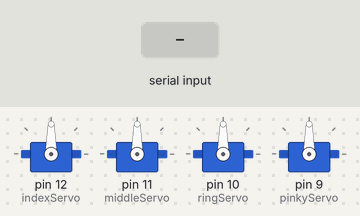
Recording of a sketch running on a simulated Arduino Uno, built with avr-gcc and run on an emulated ATmega328P. Shown: 4 × servo. Inputs (shaded band) come from the test bench.

Above: at 1.2 s.
1.3 s: "<i,45>" received over Serial
At 1.9 s:
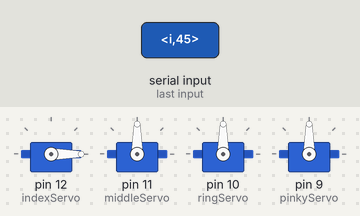
2.8 s: "<m,45>" received over Serial
At 4.0 s:
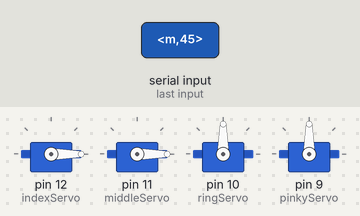
4.3 s: "<i90>" received over Serial
At 5.3 s:
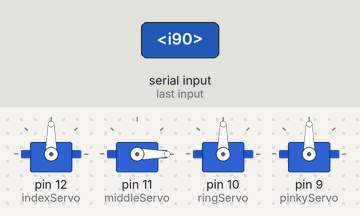
5.8 s: "<r,45>" received over Serial
At 6.5 s:
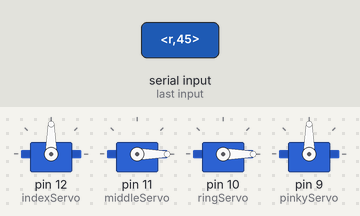
7.3 s: "<m90>" received over Serial
At 7.6 s:
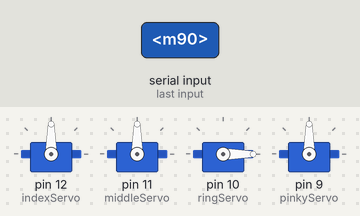
8.8 s: "<p,45>" received over Serial
At 10.0 s:
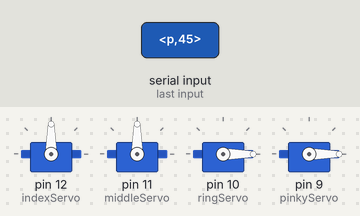
Timing chart, 0 to 11.3 s (numbered marks = the images above; inputs shaded):
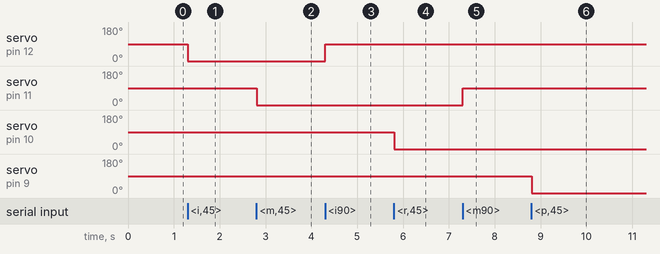

Measured:
- after the input at 1.3 s, servo on pin 12 (indexServo): 90° → 0° at once
- after the input at 2.8 s, servo on pin 11 (middleServo): 90° → 0° at once
- after the input at 4.3 s, servo on pin 12 (indexServo): 0° → 90° at once
- after the input at 5.8 s, servo on pin 10 (ringServo): 90° → 0° at once
- after the input at 7.3 s, servo on pin 11 (middleServo): 0° → 90° at once
- after the input at 8.8 s, servo on pin 9 (pinkyServo): 90° → 0° at once

The sketch:

arduinofile.ino
```cpp
#include <Servo.h>

Servo indexServo, middleServo, ringServo, pinkyServo;

Servo* servos[] = {&indexServo, &middleServo, &ringServo, &pinkyServo};
int lastAngles[] = {90, 90, 90, 90};

char receivedData[20]; // buffer to hold incoming data
int dataIndex = 0;

void setup() {
  Serial.begin(9600);

  // Attach servos to pins
  indexServo.attach(12);
  middleServo.attach(11);
  ringServo.attach(10);
  pinkyServo.attach(9);

  // Set initial position
  for (int i = 0; i < 4; i++) {
    servos[i]->write(lastAngles[i]);
  }
}

void loop() {
  if (Serial.available()) {
    char c = Serial.read();

    if (c == '<') {
      dataIndex = 0;
    } else if (c == '>') {
      receivedData[dataIndex] = '\0';
      parseCommand(receivedData);
    } else if (dataIndex < 18) {
      receivedData[dataIndex++] = c;
    }
  }
}

void parseCommand(char* cmd) {
  char finger = cmd[0];
  int angle = atoi(cmd + 1);

  int servoIndex = -1;
  switch (finger) {
    case 'i': servoIndex = 0; break;
    case 'm': servoIndex = 1; break;
    case 'r': servoIndex = 2; break;
    case 'p': servoIndex = 3; break;
  }

  if (servoIndex >= 0 && angle >= 0 && angle <= 180) {
    servos[servoIndex]->write(angle);
    lastAngles[servoIndex] = angle;
  }
}
```
